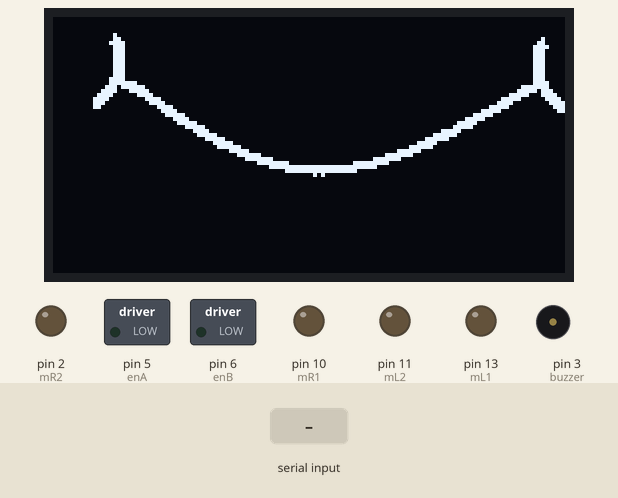
Simulated run of this sketch. Board: Arduino Uno, built with avr-gcc and run on an emulated ATmega328P. Parts: 128×64 one-colour display, switched loads named in the sketch (green lamp = pin HIGH), output pins drawn as LEDs (lit = HIGH), buzzer (waves = sounding, pin HIGH). The test bench sets the inputs (shaded band). What the sketch prints to the serial monitor is not drawn.

Above: at 1.2 s.
1.3 s: "F" received over Serial
At 1.7 s:
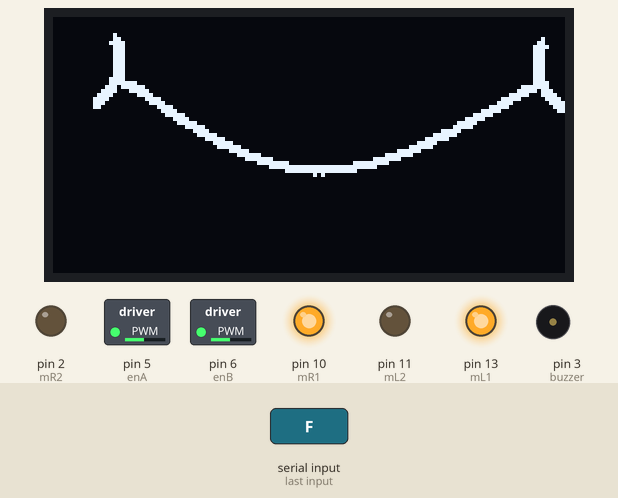
2.8 s: "B" received over Serial
At 4.0 s:
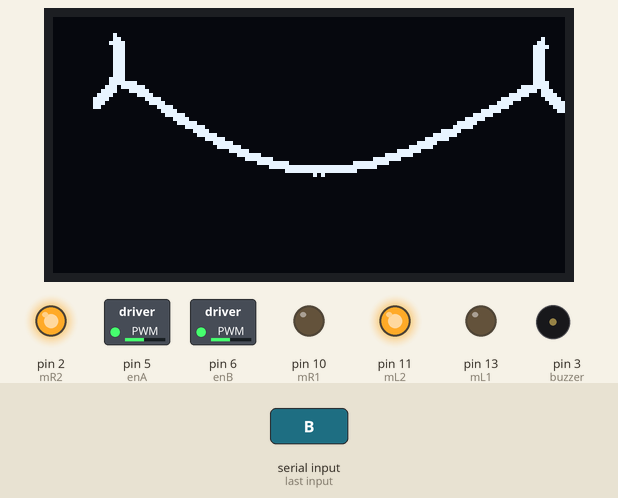
4.3 s: "L" received over Serial
At 5.1 s:
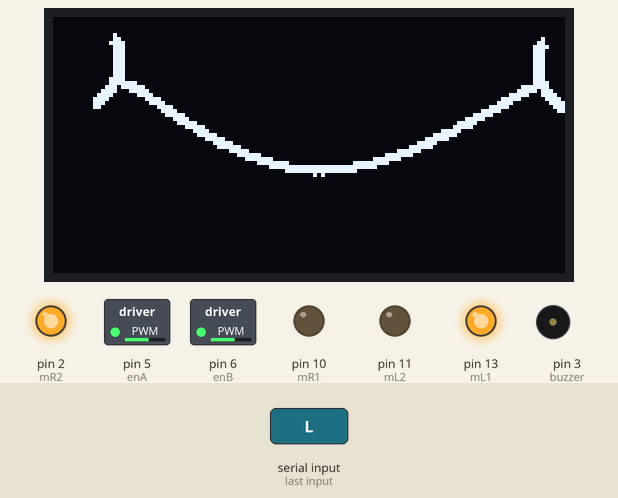
5.8 s: "R" received over Serial
At 6.3 s:
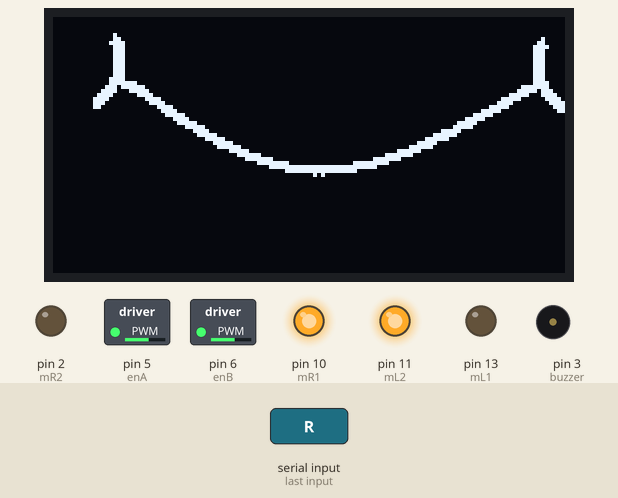
Timing chart, 0 to 8.3 s (numbered marks = the images above; inputs shaded):
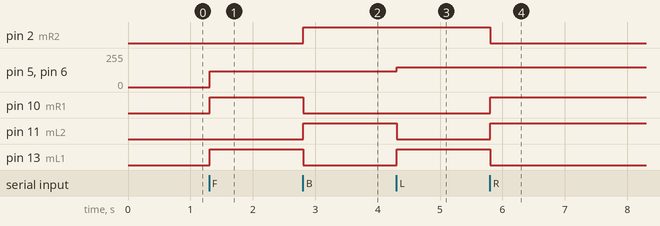

The sketch:

34.Smart_phone-controlled_Robot_interface_with_oled.ino
```cpp
#include <Adafruit_GFX.h>
#include <Adafruit_SSD1306.h>
#define SCREEN_WIDTH 128
#define SCREEN_HEIGHT 64
#define OLED_RESET     -1
Adafruit_SSD1306 display(SCREEN_WIDTH, SCREEN_HEIGHT, &Wire, OLED_RESET);
int turnSpeed = 150;
int Speed = 120;
const int mL1 = 13;
const int mL2 = 11;
const int mR1 = 10;
const int mR2 = 2;
const int enA = 5;
const int enB = 6;
int buzzer = 3;
char var;


const unsigned char smile_end [] PROGMEM = {
  0x00, 0x00, 0x00, 0x00, 0x00, 0x00, 0x00, 0x00, 0x00, 0x00, 0x00, 0x00, 0x00, 0x00, 0x00, 0x00,
  0x00, 0x00, 0x00, 0x00, 0x00, 0x00, 0x00, 0x00, 0x00, 0x00, 0x00, 0x00, 0x00, 0x00, 0x00, 0x00,
  0x00, 0x00, 0x00, 0x00, 0x00, 0x00, 0x00, 0x00, 0x00, 0x00, 0x00, 0x00, 0x00, 0x00, 0x00, 0x00,
  0x00, 0x00, 0x00, 0x00, 0x00, 0x00, 0x00, 0x00, 0x00, 0x00, 0x00, 0x00, 0x00, 0x00, 0x00, 0x00,
  0x00, 0x01, 0x00, 0x00, 0x00, 0x00, 0x00, 0x00, 0x00, 0x00, 0x00, 0x00, 0x00, 0x00, 0x00, 0x00,
  0x00, 0x01, 0x80, 0x00, 0x00, 0x00, 0x00, 0x00, 0x00, 0x00, 0x00, 0x00, 0x00, 0x00, 0x00, 0x20,
  0x00, 0x03, 0xc0, 0x00, 0x00, 0x00, 0x00, 0x00, 0x00, 0x00, 0x00, 0x00, 0x00, 0x00, 0x00, 0x60,
  0x00, 0x01, 0xc0, 0x00, 0x00, 0x00, 0x00, 0x00, 0x00, 0x00, 0x00, 0x00, 0x00, 0x00, 0x00, 0xf0,
  0x00, 0x01, 0xc0, 0x00, 0x00, 0x00, 0x00, 0x00, 0x00, 0x00, 0x00, 0x00, 0x00, 0x00, 0x00, 0xe0,
  0x00, 0x01, 0xc0, 0x00, 0x00, 0x00, 0x00, 0x00, 0x00, 0x00, 0x00, 0x00, 0x00, 0x00, 0x00, 0xe0,
  0x00, 0x01, 0xc0, 0x00, 0x00, 0x00, 0x00, 0x00, 0x00, 0x00, 0x00, 0x00, 0x00, 0x00, 0x00, 0xe0,
  0x00, 0x01, 0xc0, 0x00, 0x00, 0x00, 0x00, 0x00, 0x00, 0x00, 0x00, 0x00, 0x00, 0x00, 0x00, 0xe0,
  0x00, 0x01, 0xc0, 0x00, 0x00, 0x00, 0x00, 0x00, 0x00, 0x00, 0x00, 0x00, 0x00, 0x00, 0x00, 0xe0,
  0x00, 0x01, 0xc0, 0x00, 0x00, 0x00, 0x00, 0x00, 0x00, 0x00, 0x00, 0x00, 0x00, 0x00, 0x00, 0xe0,
  0x00, 0x01, 0xc0, 0x00, 0x00, 0x00, 0x00, 0x00, 0x00, 0x00, 0x00, 0x00, 0x00, 0x00, 0x00, 0xe0,
  0x00, 0x03, 0xc0, 0x00, 0x00, 0x00, 0x00, 0x00, 0x00, 0x00, 0x00, 0x00, 0x00, 0x00, 0x00, 0xe0,
  0x00, 0x03, 0xf8, 0x00, 0x00, 0x00, 0x00, 0x00, 0x00, 0x00, 0x00, 0x00, 0x00, 0x00, 0x00, 0xf0,
  0x00, 0x07, 0x7e, 0x00, 0x00, 0x00, 0x00, 0x00, 0x00, 0x00, 0x00, 0x00, 0x00, 0x00, 0x07, 0xf0,
  0x00, 0x0f, 0x1f, 0x00, 0x00, 0x00, 0x00, 0x00, 0x00, 0x00, 0x00, 0x00, 0x00, 0x00, 0x0f, 0xb8,
  0x00, 0x1e, 0x07, 0x80, 0x00, 0x00, 0x00, 0x00, 0x00, 0x00, 0x00, 0x00, 0x00, 0x00, 0x3e, 0x3c,
  0x00, 0x3c, 0x01, 0xe0, 0x00, 0x00, 0x00, 0x00, 0x00, 0x00, 0x00, 0x00, 0x00, 0x00, 0xf8, 0x1e,
  0x00, 0x38, 0x00, 0xf0, 0x00, 0x00, 0x00, 0x00, 0x00, 0x00, 0x00, 0x00, 0x00, 0x01, 0xe0, 0x0f,
  0x00, 0x30, 0x00, 0x3c, 0x00, 0x00, 0x00, 0x00, 0x00, 0x00, 0x00, 0x00, 0x00, 0x07, 0xc0, 0x07,
  0x00, 0x00, 0x00, 0x1e, 0x00, 0x00, 0x00, 0x00, 0x00, 0x00, 0x00, 0x00, 0x00, 0x1f, 0x00, 0x03,
  0x00, 0x00, 0x00, 0x0f, 0x80, 0x00, 0x00, 0x00, 0x00, 0x00, 0x00, 0x00, 0x00, 0x7c, 0x00, 0x00,
  0x00, 0x00, 0x00, 0x03, 0xc0, 0x00, 0x00, 0x00, 0x00, 0x00, 0x00, 0x00, 0x01, 0xf0, 0x00, 0x00,
  0x00, 0x00, 0x00, 0x01, 0xf0, 0x00, 0x00, 0x00, 0x00, 0x00, 0x00, 0x00, 0x07, 0xc0, 0x00, 0x00,
  0x00, 0x00, 0x00, 0x00, 0x7c, 0x00, 0x00, 0x00, 0x00, 0x00, 0x00, 0x00, 0x0f, 0x80, 0x00, 0x00,
  0x00, 0x00, 0x00, 0x00, 0x1e, 0x00, 0x00, 0x00, 0x00, 0x00, 0x00, 0x00, 0x7c, 0x00, 0x00, 0x00,
  0x00, 0x00, 0x00, 0x00, 0x0f, 0x80, 0x00, 0x00, 0x00, 0x00, 0x00, 0x01, 0xf8, 0x00, 0x00, 0x00,
  0x00, 0x00, 0x00, 0x00, 0x03, 0xe0, 0x00, 0x00, 0x00, 0x00, 0x00, 0x07, 0xe0, 0x00, 0x00, 0x00,
  0x00, 0x00, 0x00, 0x00, 0x00, 0xf8, 0x00, 0x00, 0x00, 0x00, 0x00, 0x1f, 0x00, 0x00, 0x00, 0x00,
  0x00, 0x00, 0x00, 0x00, 0x00, 0x7e, 0x00, 0x00, 0x00, 0x00, 0x00, 0x7e, 0x00, 0x00, 0x00, 0x00,
  0x00, 0x00, 0x00, 0x00, 0x00, 0x0f, 0x80, 0x00, 0x00, 0x00, 0x03, 0xf0, 0x00, 0x00, 0x00, 0x00,
  0x00, 0x00, 0x00, 0x00, 0x00, 0x03, 0xf0, 0x00, 0x00, 0x00, 0x1f, 0xc0, 0x00, 0x00, 0x00, 0x00,
  0x00, 0x00, 0x00, 0x00, 0x00, 0x00, 0xfe, 0x00, 0x00, 0x00, 0xfe, 0x00, 0x00, 0x00, 0x00, 0x00,
  0x00, 0x00, 0x00, 0x00, 0x00, 0x00, 0x1f, 0xe0, 0x00, 0x1f, 0xf0, 0x00, 0x00, 0x00, 0x00, 0x00,
  0x00, 0x00, 0x00, 0x00, 0x00, 0x00, 0x03, 0xff, 0xff, 0xff, 0x80, 0x00, 0x00, 0x00, 0x00, 0x00,
  0x00, 0x00, 0x00, 0x00, 0x00, 0x00, 0x00, 0x3f, 0xff, 0xf0, 0x00, 0x00, 0x00, 0x00, 0x00, 0x00,
  0x00, 0x00, 0x00, 0x00, 0x00, 0x00, 0x00, 0x00, 0x50, 0x00, 0x00, 0x00, 0x00, 0x00, 0x00, 0x00,
  0x00, 0x00, 0x00, 0x00, 0x00, 0x00, 0x00, 0x00, 0x00, 0x00, 0x00, 0x00, 0x00, 0x00, 0x00, 0x00,
  0x00, 0x00, 0x00, 0x00, 0x00, 0x00, 0x00, 0x00, 0x00, 0x00, 0x00, 0x00, 0x00, 0x00, 0x00, 0x00,
  0x00, 0x00, 0x00, 0x00, 0x00, 0x00, 0x00, 0x00, 0x00, 0x00, 0x00, 0x00, 0x00, 0x00, 0x00, 0x00,
  0x00, 0x00, 0x00, 0x00, 0x00, 0x00, 0x00, 0x00, 0x00, 0x00, 0x00, 0x00, 0x00, 0x00, 0x00, 0x00,
  0x00, 0x00, 0x00, 0x00, 0x00, 0x00, 0x00, 0x00, 0x00, 0x00, 0x00, 0x00, 0x00, 0x00, 0x00, 0x00,
  0x00, 0x00, 0x00, 0x00, 0x00, 0x00, 0x00, 0x00, 0x00, 0x00, 0x00, 0x00, 0x00, 0x00, 0x00, 0x00,
  0x00, 0x00, 0x00, 0x00, 0x00, 0x00, 0x00, 0x00, 0x00, 0x00, 0x00, 0x00, 0x00, 0x00, 0x00, 0x00,
  0x00, 0x00, 0x00, 0x00, 0x00, 0x00, 0x00, 0x00, 0x00, 0x00, 0x00, 0x00, 0x00, 0x00, 0x00, 0x00,
  0x00, 0x00, 0x00, 0x00, 0x00, 0x00, 0x00, 0x00, 0x00, 0x00, 0x00, 0x00, 0x00, 0x00, 0x00, 0x00,
  0x00, 0x00, 0x00, 0x00, 0x00, 0x00, 0x00, 0x00, 0x00, 0x00, 0x00, 0x00, 0x00, 0x00, 0x00, 0x00,
  0x00, 0x00, 0x00, 0x00, 0x00, 0x00, 0x00, 0x00, 0x00, 0x00, 0x00, 0x00, 0x00, 0x00, 0x00, 0x00,
  0x00, 0x00, 0x00, 0x00, 0x00, 0x00, 0x00, 0x00, 0x00, 0x00, 0x00, 0x00, 0x00, 0x00, 0x00, 0x00,
  0x00, 0x00, 0x00, 0x00, 0x00, 0x00, 0x00, 0x00, 0x00, 0x00, 0x00, 0x00, 0x00, 0x00, 0x00, 0x00,
  0x00, 0x00, 0x00, 0x00, 0x00, 0x00, 0x00, 0x00, 0x00, 0x00, 0x00, 0x00, 0x00, 0x00, 0x00, 0x00,
  0x00, 0x00, 0x00, 0x00, 0x00, 0x00, 0x00, 0x00, 0x00, 0x00, 0x00, 0x00, 0x00, 0x00, 0x00, 0x00,
  0x00, 0x00, 0x00, 0x00, 0x00, 0x00, 0x00, 0x00, 0x00, 0x00, 0x00, 0x00, 0x00, 0x00, 0x00, 0x00,
  0x00, 0x00, 0x00, 0x00, 0x00, 0x00, 0x00, 0x00, 0x00, 0x00, 0x00, 0x00, 0x00, 0x00, 0x00, 0x00,
  0x00, 0x00, 0x00, 0x00, 0x00, 0x00, 0x00, 0x00, 0x00, 0x00, 0x00, 0x00, 0x00, 0x00, 0x00, 0x00,
  0x00, 0x00, 0x00, 0x00, 0x00, 0x00, 0x00, 0x00, 0x00, 0x00, 0x00, 0x00, 0x00, 0x00, 0x00, 0x00,
  0x00, 0x00, 0x00, 0x00, 0x00, 0x00, 0x00, 0x00, 0x00, 0x00, 0x00, 0x00, 0x00, 0x00, 0x00, 0x00,
  0x00, 0x00, 0x00, 0x00, 0x00, 0x00, 0x00, 0x00, 0x00, 0x00, 0x00, 0x00, 0x00, 0x00, 0x00, 0x00,
  0x00, 0x00, 0x00, 0x00, 0x00, 0x00, 0x00, 0x00, 0x00, 0x00, 0x00, 0x00, 0x00, 0x00, 0x00, 0x00,
  0x00, 0x00, 0x00, 0x00, 0x00, 0x00, 0x00, 0x00, 0x00, 0x00, 0x00, 0x00, 0x00, 0x00, 0x00, 0x00,
  0x00, 0x00, 0x00, 0x00, 0x00, 0x00, 0x00, 0x00, 0x00, 0x00, 0x00, 0x00, 0x00, 0x00, 0x00, 0x00
};


void setup() {
  pinMode(mL1, OUTPUT);
  pinMode(mL2, OUTPUT);
  pinMode(mR1, OUTPUT);
  pinMode(mR2, OUTPUT);
  pinMode(enA, OUTPUT);
  pinMode(enB, OUTPUT);
  pinMode(buzzer,OUTPUT);
  display.begin(SSD1306_SWITCHCAPVCC, 0x3C);
  display.clearDisplay();
 display.drawBitmap(0, 0,  smile_end, 128, 64, WHITE);
 display.display();
  Serial.begin(9600);

}
void loop() {

if(Serial.available()>0)
var= Serial.read();
Serial.println(var);
if(var=='F')
{
 forward();

 }
 else if(var=='B')
 {
 backward();

 }
 else if(var=='L')
 {
 left();

 }
 else if(var=='R')
 {
 right();

 }
 else{
 stop_now();
}
}
void right() {
  digitalWrite(mL1,LOW);
digitalWrite(mL2,HIGH);
digitalWrite(mR1,HIGH);
digitalWrite(mR2,LOW);
analogWrite(enA, turnSpeed);
analogWrite(enB, turnSpeed);
}

void left() {
  digitalWrite(mL1,HIGH);
digitalWrite(mL2,LOW);
digitalWrite(mR1,LOW);
digitalWrite(mR2,HIGH);
analogWrite(enA, turnSpeed);
analogWrite(enB, turnSpeed);
}void stop_now() {
  digitalWrite(mL1, LOW);
  digitalWrite(mL2, LOW);
  digitalWrite(mR1, LOW);
  digitalWrite(mR2, LOW);
  analogWrite(enA, 0);
  analogWrite(enB, 0);
}
void forward()
{
digitalWrite(mL1,HIGH);
digitalWrite(mL2,LOW);
digitalWrite(mR1,HIGH);
digitalWrite(mR2,LOW);
analogWrite(enA, Speed);
analogWrite(enB, Speed);

}
void backward()
{
digitalWrite(mL1,LOW);
digitalWrite(mL2,HIGH);
digitalWrite(mR1,LOW);
digitalWrite(mR2,HIGH);
analogWrite(enA, Speed);
analogWrite(enB, Speed);

}
```

Measured:
- after the input at 1.3 s, pin 5 (enA), pin 6 (enB): 0/255 → 120/255 at once; pin 10 (mR1), pin 13 (mL1): LOW → HIGH at once
- after the input at 2.8 s, pin 2 (mR2), pin 11 (mL2): LOW → HIGH at once; pin 10 (mR1), pin 13 (mL1): HIGH → LOW at once
- after the input at 4.3 s, pin 5 (enA), pin 6 (enB): 120/255 → 150/255 at once; pin 11 (mL2): HIGH → LOW at once; pin 13 (mL1): LOW → HIGH at once
- after the input at 5.8 s, pin 2 (mR2), pin 13 (mL1): HIGH → LOW at once; pin 10 (mR1), pin 11 (mL2): LOW → HIGH at once
